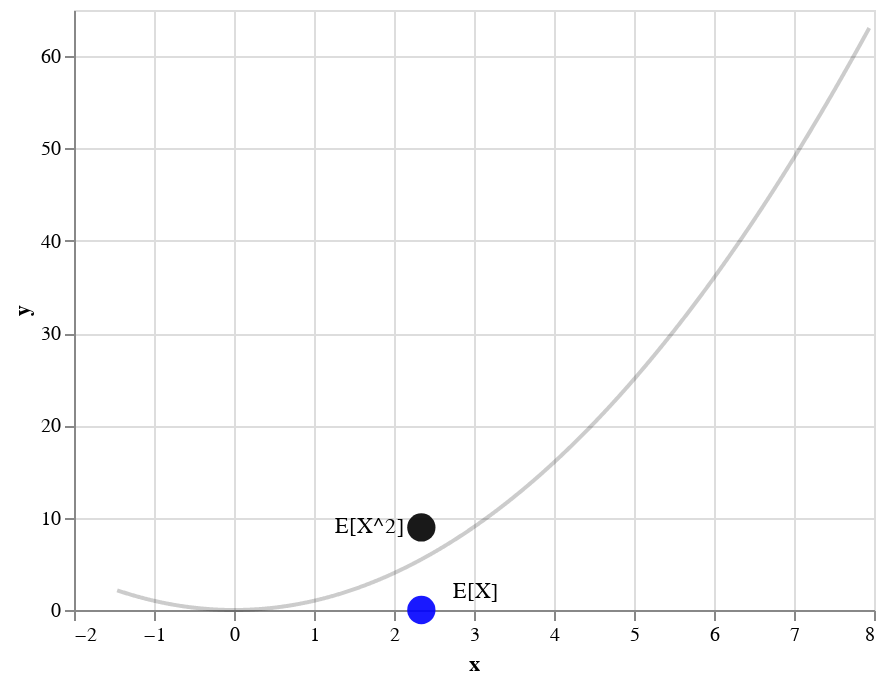

The cell this chart's notebook holds for it:
### Markdown cell above
Each black dot represents the value of some blue $x$, squared. Because each $x$ has equal probability mass (i.e. $\frac{1}{|S|}$) if we simple average the y-coordinates of the black dots, we get the expected value of $X^2$. That is, we get $\mathbb{E}[X^2]$. We show this as a black dot on the chart. We can also plot the expected value of each $x_i$ as a blue dot. This is $\mathbb{E}[X]$.

### Code cell
expectedx2 = np.mean([i ** 2 for i in s])


def make_altair_object_labels(X, Y, L):
        bi = []
        for x, y, l in zip(X,Y,L):
            bi.append({"x":x, "y":y, "label": l})
        return alt.Data({"values" : bi})

dt = make_altair_object_labels(X=[np.mean(s)], Y=[expectedx2], L=["E[X^2]"])
                                
expected_x2 = alt.Chart(dt).mark_point(opacity=expectation_opacity, size=expectation_size, color="black", filled=True).encode(
    x='x:Q',  # specify ordinal data
    y='y:Q',  # specify quantitative data
)

dt = make_altair_object_labels(X=[np.mean(s)], Y=[0], L=["E[X]"])
                                
expected_x = alt.Chart(dt).mark_point(opacity=expectation_opacity, size=expectation_size, color="blue", filled=True).encode(
    x='x:Q',  # specify ordinal data
    y='y:Q',  # specify quantitative data
)

text = expected_x2.mark_text(
    align='right',
    baseline='middle',
    dx=7,
    xOffset=-15,    
).encode(
    text='label:N'
)


text2 = expected_x.mark_text(
    align='left',
    baseline='bottom',
    yOffset=-4,
    dx=16
).encode(
    text='label:N'
)

x2 + expected_x2 + text + expected_x + text2

### Figure 1 — Vega-Lite specification as saved in the notebook (floating-point values rounded to 4 significant figures; data arrays with more than 128 entries replaced by an {"elided": "..."} marker saying what was removed)
{"$schema": "https://vega.github.io/schema/vega-lite/v2.6.0.json", "config": {"view": {"height": 300, "width": 400}}, "layer": [{"data": {"values": {"elided": "1000 records"}}, "encoding": {"x": {"field": "x", "type": "quantitative"}, "y": {"field": "y", "type": "quantitative"}}, "mark": {"color": "black", "opacity": 0.2, "type": "line"}}, {"data": {"values": [{"label": "E[X^2]", "x": 2.342, "y": 8.94}]}, "encoding": {"x": {"field": "x", "type": "quantitative"}, "y": {"field": "y", "type": "quantitative"}}, "mark": {"color": "black", "filled": true, "opacity": 0.9, "size": 200, "type": "point"}}, {"data": {"values": [{"label": "E[X^2]", "x": 2.342, "y": 8.94}]}, "encoding": {"text": {"field": "label", "type": "nominal"}, "x": {"field": "x", "type": "quantitative"}, "y": {"field": "y", "type": "quantitative"}}, "mark": {"align": "right", "baseline": "middle", "dx": 7, "type": "text", "xOffset": -15}}, {"data": {"values": [{"label": "E[X]", "x": 2.342, "y": 0}]}, "encoding": {"x": {"field": "x", "type": "quantitative"}, "y": {"field": "y", "type": "quantitative"}}, "mark": {"color": "blue", "filled": true, "opacity": 0.9, "size": 200, "type": "point"}}, {"data": {"values": [{"label": "E[X]", "x": 2.342, "y": 0}]}, "encoding": {"text": {"field": "label", "type": "nominal"}, "x": {"field": "x", "type": "quantitative"}, "y": {"field": "y", "type": "quantitative"}}, "mark": {"align": "left", "baseline": "bottom", "dx": 16, "type": "text", "yOffset": -4}}]}
